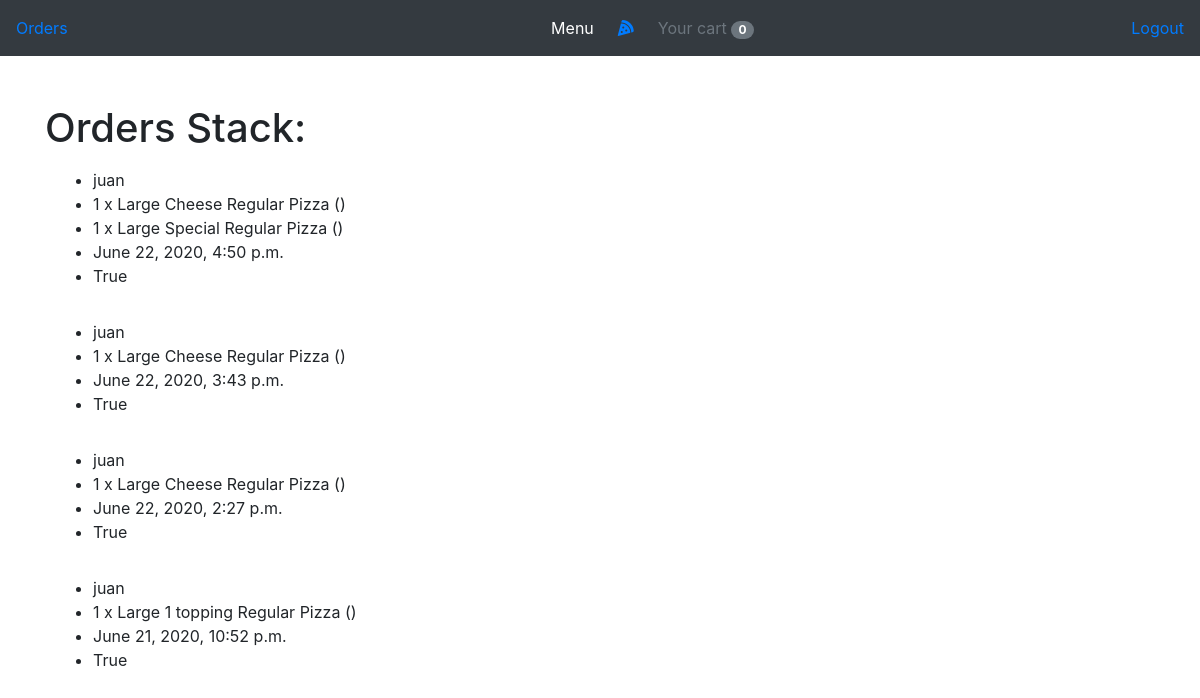
The page /orders/ (signed in) on the database as committed earlier.
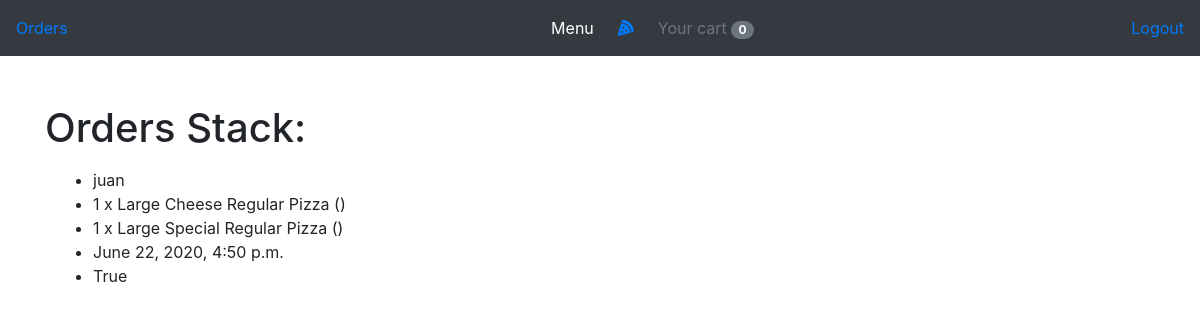
The same page on the database as committed later.
### orders/models.py (models this page shows, shortened)
class Order(models.Model):
	user = models.ForeignKey(settings.AUTH_USER_MODEL, on_delete=models.CASCADE)
	items = models.ManyToManyField(OrderItem)
	start_date = models.DateTimeField(auto_now_add = True)
	ordered_date = models.DateTimeField(default = timezone.now)
	ordered = models.BooleanField(default=False)
	def show_items(self):
		return self.items.all()

class OrderItem(models.Model):
	SIZE_CHOICES = [
		('Large', 'Large'),
		('Small', 'Small')
	]
	user = models.ForeignKey(settings.AUTH_USER_MODEL, on_delete=models.CASCADE)
	ordered = models.BooleanField(default=False)
	item = models.ForeignKey(Item, on_delete=models.CASCADE)
	size = models.CharField(max_length=5, choices=SIZE_CHOICES, blank=True, null=True)
	quantity = models.IntegerField(default=1)
	def __str__(self):
		if (self.item.has_sizes == True) and (self.item.category == 'Regular Pizza' or self.item.category == 'Sicilian Pizza'):
			toppings_added = ", ".join(str(t) for t in self.toppings.all())
			return '%s x %s %s %s (%s)' % (self.quantity, self.size, self.item.title, self.item.category, toppings_added)
		else:
			return '%s x %s' % (self.quantity, self.item.title)

class Item(models.Model):
	title = models.CharField(max_length=100)
	price = models.DecimalField(max_digits=4, decimal_places=2, blank=True, null=True)
	price_small = models.DecimalField(max_digits=4, decimal_places=2, blank=True, null=True)
	has_sizes = models.BooleanField(default=False)
	category = models.CharField(choices=CATEGORY_CHOICES, max_length=16)
	label = models.CharField(choices=LABEL_CHOICES, max_length=1, default='P')
	slug = models.SlugField()
	slug_small = models.SlugField(blank=True, null=True)

### orders/views.py (the view)
# urls.py: path('orders/', orders, name='orders')
@staff_member_required
def orders(request):
    placed_orders = Order.objects.filter(ordered=True)
    context = {
        "orders": placed_orders
    }
    return render(request, 'orders/orders.html', context)

### orders/templatetags/cart_template_tags.py (called while the page is built)
@register.filter
def cart_item_count(user):
    if user.is_authenticated:
        qs = Order.objects.filter(user=user, ordered=False)
        if qs.exists():
            return qs[0].items.count()
    return 0

### orders/templates/orders/orders.html
{% extends 'orders/base.html' %}
{% block main %}
<h1>Orders Stack:</h1>
    <div class="d-flex flex-column-reverse">
        {% for order in orders %}
        <div class="p-2">
            <ul>
                <li>{{ order.user }}</li>
                {% for item in order.show_items %}
                    <li>{{ item }}</li>
                {% endfor %}
                <li>{{ order.ordered_date }}</li>
                <li>{{ order.ordered }}</li>
            </ul>
        </div>
        {% endfor %}
    </div>
{% endblock %}

### orders/templates/orders/base.html (shortened to what this page needs)
<!DOCTYPE html>
<html>
<head>
	<link rel="stylesheet" href="https://stackpath.bootstrapcdn.com/bootstrap/4.5.0/css/bootstrap.min.css">
	{% load static %}
	<link rel="stylesheet" href="{% static "orders/styles.css" %}">
</head>
<body>
	{% load cart_template_tags %}
	<nav class="navbar navbar-expand-lg navbar-dark bg-dark">
		{% if request.user.is_staff %}
		<ul class="nav navbar-nav navbar-left">
			<li><a href="/orders">Orders</a></li>
		</ul>
		{% endif %}
		{% if request.user.is_authenticated %}
		<div class="navbar-collapse collapse w-100 dual-collapse2 order-1 order-md-0">
			<ul class="navbar-nav ml-auto text-center">
				<li class="nav-item active mr-3">
					<a class="nav-link" href="/">Menu</a>
				</li>
			</ul>
		</div>
		{% endif %}
		<div class="mx-auto my-2 order-0 order-md-1 position-relative">
			<a class="mx-auto" href="/">
				<i class='fas fa-pizza-slice'></i>
			</a>
		</div>
		<div class="navbar-collapse collapse w-100 dual-collapse2 order-2 order-md-2">
			<ul class="navbar-nav mr-auto text-center">
				{% if request.user.is_authenticated %}
				<li class="nav-item">
					<a class="nav-link" href="{% url 'order-summary' %}">
						<span class="text-muted ml-3">Your cart</span>
						<span class="badge badge-secondary badge-pill">{{ request.user|cart_item_count }}</span>
					</a>
				</li>
				{% endif %}
			</ul>
			<ul class="nav navbar-nav navbar-right">
				{% if request.user.is_authenticated %}
					<li><a href="/logout">Logout</a></li>
				{% else %}
					<li class="mr-3"><a href="/register">Register</a></li>
					<li><a href="/login">Login</a></li>
				{% endif %}
			</ul>
		</div>
	</nav>
	<div class="row">
	</div>
	<div id="content" name="content" class="container">
		<div class="row">
			<div class="col-md-9 order-md-1">
				{% block main %}
				{% endblock %}
			</div>
			<div class="col-md-3 order-md-2 mb-4">
			</div>
		</div>
	</div>
</body>
</html>

### orders/static/orders/styles.css (style rules this page uses)
.row { display: flex; }

Rows that differ between the two databases and show on the page:
removed Order: user "juan", ordered_date "June 21, 2020, 10:52 p.m.", ordered "True"
no longer on this page (row unchanged): OrderItem: item+id+quantity "1 x Large 1 topping Regular Pizza ()", shown under "juan"
removed Order: user "juan", ordered_date "June 22, 2020, 2:27 p.m.", ordered "True", OrderItem (item+id+quantity "1 x Large Cheese Regular Pizza ()")
removed Order: user "juan", ordered_date "June 22, 2020, 3:43 p.m.", ordered "True", OrderItem (item+id+quantity "1 x Large Cheese Regular Pizza ()")
